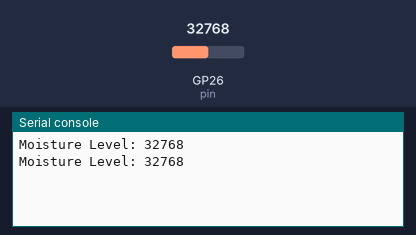
Bench run of a program on a simulated Raspberry Pi Pico running MicroPython. On the bench: the last lines printed to the serial console. Inputs (shaded band) come from the test bench; at power-on: GP26 (pin) = 32768 (analog values on the 0–65535 scale).

Above: at 1.2 s.
1.3 s: GP26 (pin) set to 45874
At 2.6 s:
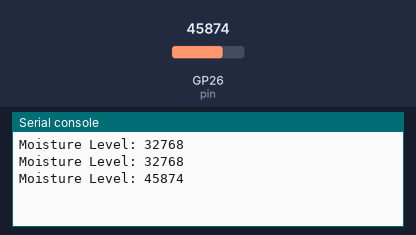
2.8 s: GP26 (pin) set to 57670
At 3.6 s:
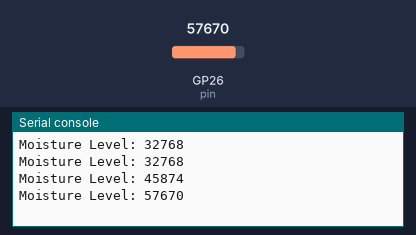
Timing chart, 0 to 5.8 s (numbered marks = the images above; inputs shaded):
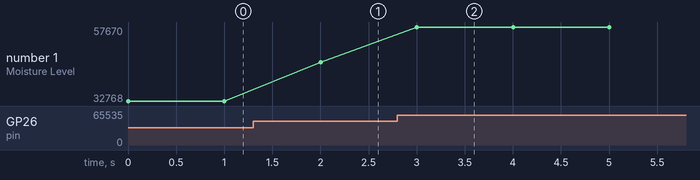

The program:

moisture.py
```python
import machine
import utime
import struct
import time


class MoistureSensor:
    def __init__(self, pin=26):
        """Initialize the moisture sensor on the given GPIO pin."""
        self.adc = machine.ADC(pin)  # Initialize ADC on the provided pin
        self.DRY_VALUE = 54500  # ADC reading when the sensor is dry
        self.WET_VALUE = 22500  # ADC reading when the sensor is wet

    def read_moisture(self):
        """Read the moisture level and calculate moisture percentage."""
        retries = 5

        moisture_value = self.adc.read_u16()  # Read ADC value (0-65535)
        # Convert to voltage (optional for debugging)
        # voltage = moisture_value * 3.3 / 65535

        for _ in range(retries):
            try:
                # Convert ADC value to moisture percentage
                if moisture_value > self.DRY_VALUE:
                    moisture_percentage = 0
                elif moisture_value < self.WET_VALUE:
                    moisture_percentage = 100
                else:
                    moisture_percentage = 100 - ((moisture_value - self.WET_VALUE) /
                                                 (self.DRY_VALUE - self.WET_VALUE)
                                                 * 100)

                return moisture_value, moisture_percentage
            except Exception as e:
                print("Error reading DHT11:", str(e))
                time.sleep(1)  # Wait a second before retrying
        return None, None

    def display_moisture(self):
        """Display the moisture level, voltage, and moisture percentage."""
        moisture_value, moisture_percentage = self.read_moisture()

        if moisture_value is not None and moisture_percentage is not None:

            print(f"Moisture Level: {moisture_value}")

    def get_moisture_percentage_binary(self):
        """Return the moisture percentage as binary data."""
        _, moisture_percentage = self.read_moisture()
        if moisture_percentage is not None:
            # Pack the moisture percentage into binary (as a signed 16-bit integer)
            return struct.pack("h", int(moisture_percentage))
        return None


if __name__ == "__main__":
    # Initialize the sensor (using default pin 26)
    moisture_sensor = MoistureSensor(pin=26)

    try:
        while True:
            moisture_sensor.display_moisture()
            utime.sleep(1)  # Delay for the next reading
    except KeyboardInterrupt:
        print("\n*** Moisture Sensor Stopped ***")
```

Measured:
- after the input at 1.3 s, the serial console: prints a new line after 0.70 s (image 1)
- after the input at 2.8 s, the serial console: prints a new line after 0.20 s (image 2)
- plotted number 1: 32768 → 45874 after the input at 1.3 s, 45874 → 57670 after the input at 2.8 s
